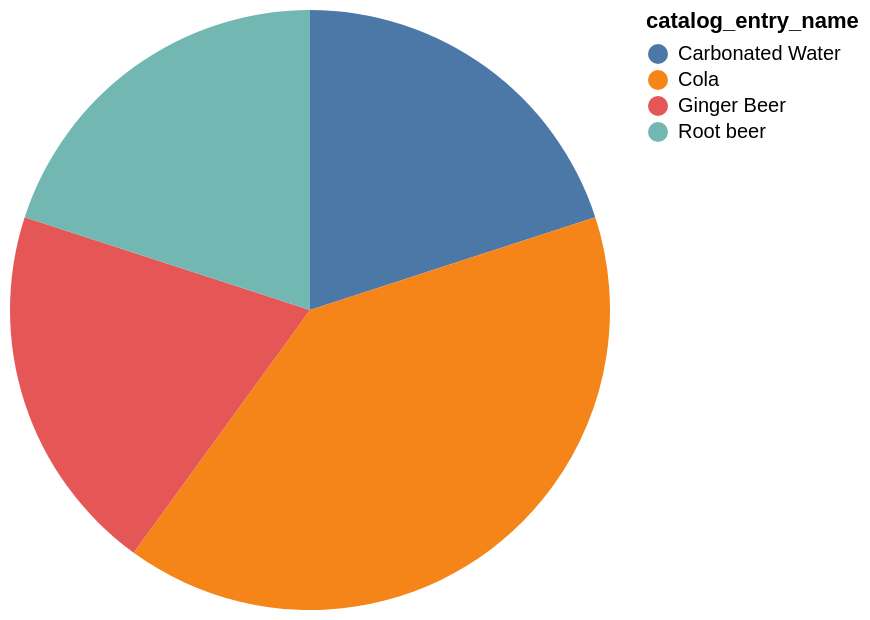

Write a Vega-Lite specification for this figure.
### Vega-Lite specification from a JSON file in a GitHub repository (floating-point values rounded to 4 significant figures)
{"data": {"values": [{"x_data": "Carbonated Water", "y_data": 1}, {"x_data": "Cola", "y_data": 2}, {"x_data": "Ginger Beer", "y_data": 1}, {"x_data": "Root beer", "y_data": 1}]}, "mark": "arc", "encoding": {"theta": {"field": "y_data", "type": "quantitative", "title": "COUNT(catalog_entry_name)"}, "color": {"field": "x_data", "type": "nominal", "title": "catalog_entry_name"}}}
